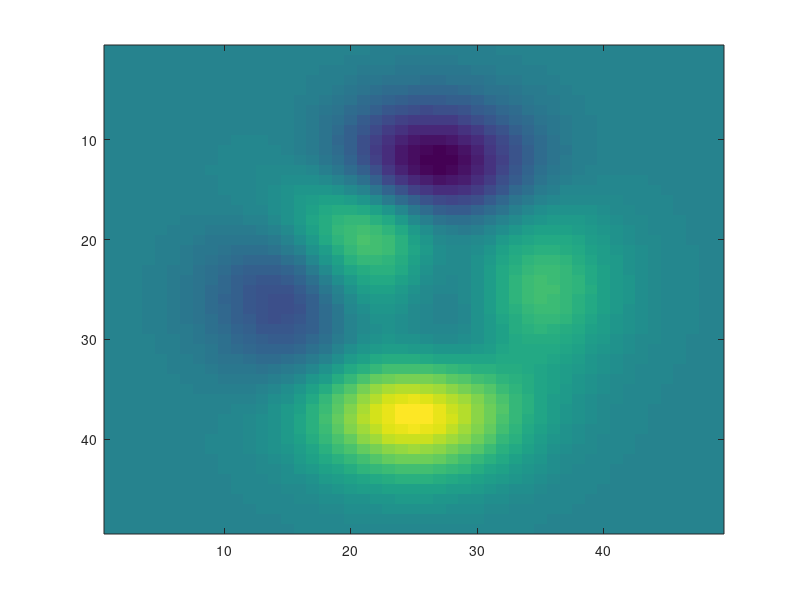

Write MATLAB code to recreate this figure. (Note: this script raises an error after producing the figure.)
h1=figure('name','Sample data with "jet" colormap');
imagesc(peaks)
colormap('plasma')
xlabel('jet Colormap')
set(gca,'xtick',[],'ytick',[]) % This is axis off without offing the labels
axis image